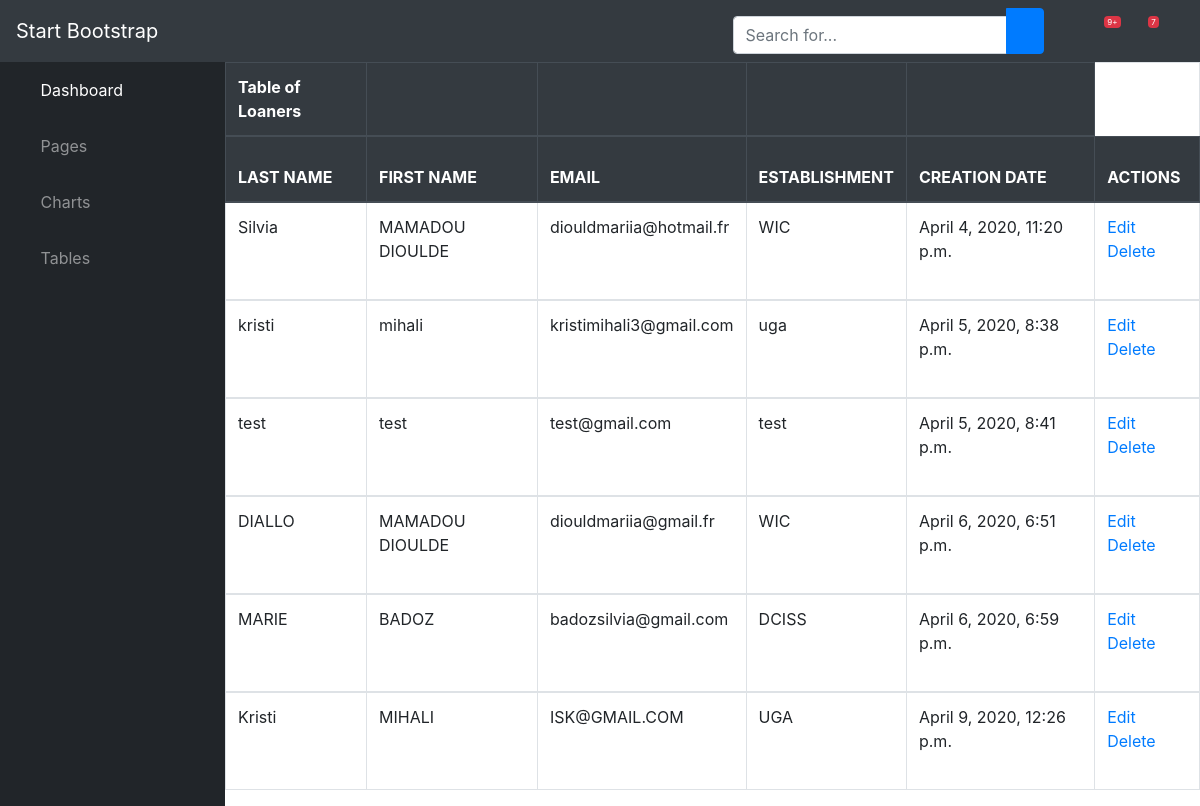
/showLoaner, run on an earlier commit of the app's database.
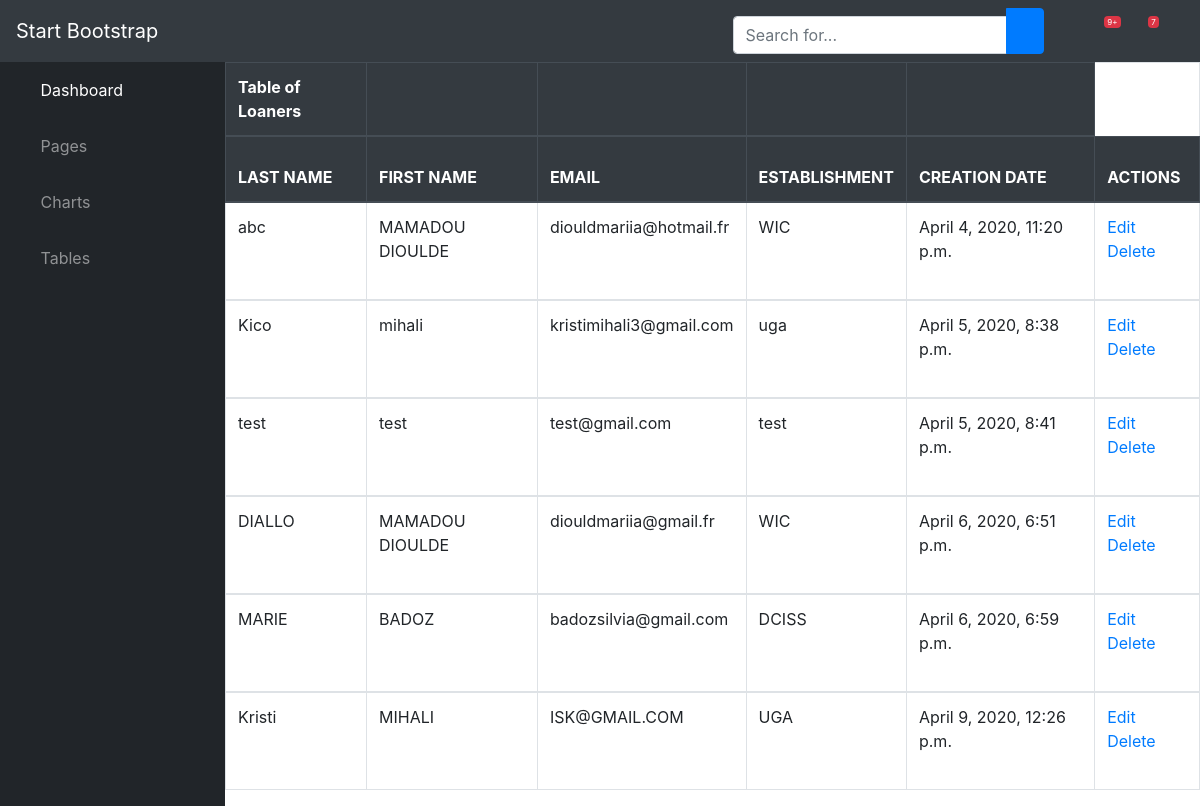
And on a later commit of the database.
### siteWeb/models.py (models this page shows, shortened)
class Loaner(models.Model):
    last_name = models.CharField(max_length=255)
    first_name = models.CharField(max_length=255)
    email = models.EmailField(max_length=255, unique=True)
    establishment = models.CharField(max_length=250)
    creation_date = models.DateTimeField(auto_now_add=True)

### siteWeb/views.py (the view)
# urls.py: path('showLoaner', views.showLoaner, name='showLoaner'),
def showLoaner(request):
    loaner_liste = Loaner.objects.all()
    return render(request, 'siteWeb/showLoaner.html', {'loaners': loaner_liste})

### siteWeb/templates/siteWeb/showLoaner.html
{% include "siteWeb/dashboard.html" %}
{% load crispy_forms_tags %}
{% block content %}
    <table class="table table-bordered responsive">
        <thead class="thead-dark">
            <tr>
                <th scope="col">Table of Loaners</th>
                <th></th>
                <th></th>
                <th></th>
                <th></th>
            </tr>
        </thead>
        <thead class="thead-dark">
            <tr>
                <th scope="col">LAST NAME</th>
                <th scope="col">FIRST NAME</th>
                <th scope="col">EMAIL</th>
                <th scope="col">ESTABLISHMENT</th>
                <th scope="col">CREATION DATE</th>
                <th scope="col">ACTIONS</th>
            </tr>
        </thead>
        {% for loaner in loaners %}
        <tbody>
        <tr>
            <td>{{loaner.last_name}}</td>
            <td>{{loaner.first_name}}</td>
            <td>{{loaner.email}}</td>
            <td>{{loaner.establishment}}</td>
            <td>{{loaner.creation_date}}</td>
            <td>
                <a href="/editLoaner/{{loaner.id}}"><span>Edit</span></a>
                <a href="#">Delete</a>
            </td>
        </tr>
        </tbody>
        {% endfor %}
    </table>
{% endblock %}

What changed in the data, as far as the page shows it:
changed Loaner "diouldmariia@hotmail.fr": last_name "Silvia" → "abc"
changed Loaner "mihali": last_name "kristi" → "Kico"
